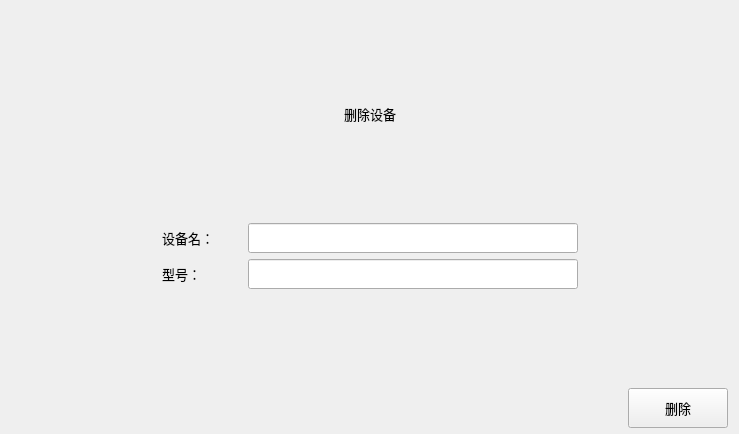
<?xml version="1.0" encoding="UTF-8"?>
<ui version="4.0">
 <class>adminDeleteDevice</class>
 <widget class="QWidget" name="adminDeleteDevice">
  <property name="geometry">
   <rect>
    <x>0</x>
    <y>0</y>
    <width>739</width>
    <height>434</height>
   </rect>
  </property>
  <property name="windowTitle">
   <string>Form</string>
  </property>
  <layout class="QGridLayout" name="gridLayout">
   <item row="0" column="0">
    <layout class="QVBoxLayout" name="verticalLayout">
     <item>
      <spacer name="verticalSpacer_2">
       <property name="orientation">
        <enum>Qt::Vertical</enum>
       </property>
       <property name="sizeHint" stdset="0">
        <size>
         <width>509</width>
         <height>13</height>
        </size>
       </property>
      </spacer>
     </item>
     <item>
      <layout class="QHBoxLayout" name="horizontalLayout_4">
       <item>
        <spacer name="horizontalSpacer_8">
         <property name="orientation">
          <enum>Qt::Horizontal</enum>
         </property>
         <property name="sizeHint" stdset="0">
          <size>
           <width>40</width>
           <height>20</height>
          </size>
         </property>
        </spacer>
       </item>
       <item>
        <widget class="QLabel" name="label_3">
         <property name="minimumSize">
          <size>
           <width>200</width>
           <height>30</height>
          </size>
         </property>
         <property name="maximumSize">
          <size>
           <width>200</width>
           <height>30</height>
          </size>
         </property>
         <property name="font">
          <font>
           <family>微软雅黑</family>
           <pointsize>10</pointsize>
           <weight>50</weight>
           <bold>false</bold>
          </font>
         </property>
         <property name="text">
          <string>删除设备</string>
         </property>
         <property name="alignment">
          <set>Qt::AlignCenter</set>
         </property>
        </widget>
       </item>
       <item>
        <spacer name="horizontalSpacer_9">
         <property name="orientation">
          <enum>Qt::Horizontal</enum>
         </property>
         <property name="sizeHint" stdset="0">
          <size>
           <width>40</width>
           <height>20</height>
          </size>
         </property>
        </spacer>
       </item>
      </layout>
     </item>
     <item>
      <spacer name="verticalSpacer_4">
       <property name="orientation">
        <enum>Qt::Vertical</enum>
       </property>
       <property name="sizeHint" stdset="0">
        <size>
         <width>509</width>
         <height>13</height>
        </size>
       </property>
      </spacer>
     </item>
     <item>
      <layout class="QHBoxLayout" name="horizontalLayout_10">
       <item>
        <spacer name="horizontalSpacer_5">
         <property name="orientation">
          <enum>Qt::Horizontal</enum>
         </property>
         <property name="sizeHint" stdset="0">
          <size>
           <width>40</width>
           <height>20</height>
          </size>
         </property>
        </spacer>
       </item>
       <item>
        <widget class="QLabel" name="label_8">
         <property name="minimumSize">
          <size>
           <width>80</width>
           <height>30</height>
          </size>
         </property>
         <property name="maximumSize">
          <size>
           <width>80</width>
           <height>30</height>
          </size>
         </property>
         <property name="font">
          <font>
           <family>微软雅黑</family>
           <pointsize>10</pointsize>
           <weight>50</weight>
           <bold>false</bold>
          </font>
         </property>
         <property name="text">
          <string>设备名：</string>
         </property>
        </widget>
       </item>
       <item>
        <widget class="QLineEdit" name="Devicename">
         <property name="minimumSize">
          <size>
           <width>330</width>
           <height>30</height>
          </size>
         </property>
         <property name="maximumSize">
          <size>
           <width>330</width>
           <height>30</height>
          </size>
         </property>
         <property name="font">
          <font>
           <family>微软雅黑</family>
           <pointsize>10</pointsize>
           <weight>50</weight>
           <bold>false</bold>
          </font>
         </property>
        </widget>
       </item>
       <item>
        <spacer name="horizontalSpacer_22">
         <property name="orientation">
          <enum>Qt::Horizontal</enum>
         </property>
         <property name="sizeHint" stdset="0">
          <size>
           <width>40</width>
           <height>20</height>
          </size>
         </property>
        </spacer>
       </item>
      </layout>
     </item>
     <item>
      <layout class="QHBoxLayout" name="horizontalLayout">
       <item>
        <spacer name="horizontalSpacer_4">
         <property name="orientation">
          <enum>Qt::Horizontal</enum>
         </property>
         <property name="sizeHint" stdset="0">
          <size>
           <width>40</width>
           <height>20</height>
          </size>
         </property>
        </spacer>
       </item>
       <item>
        <widget class="QLabel" name="label_2">
         <property name="minimumSize">
          <size>
           <width>80</width>
           <height>30</height>
          </size>
         </property>
         <property name="maximumSize">
          <size>
           <width>80</width>
           <height>30</height>
          </size>
         </property>
         <property name="font">
          <font>
           <family>微软雅黑</family>
           <pointsize>10</pointsize>
           <weight>50</weight>
           <bold>false</bold>
          </font>
         </property>
         <property name="text">
          <string>型号：</string>
         </property>
        </widget>
       </item>
       <item>
        <widget class="QLineEdit" name="DeviceType">
         <property name="minimumSize">
          <size>
           <width>330</width>
           <height>30</height>
          </size>
         </property>
         <property name="maximumSize">
          <size>
           <width>330</width>
           <height>30</height>
          </size>
         </property>
         <property name="font">
          <font>
           <family>微软雅黑</family>
           <pointsize>10</pointsize>
           <weight>50</weight>
           <bold>false</bold>
          </font>
         </property>
        </widget>
       </item>
       <item>
        <spacer name="horizontalSpacer_7">
         <property name="orientation">
          <enum>Qt::Horizontal</enum>
         </property>
         <property name="sizeHint" stdset="0">
          <size>
           <width>40</width>
           <height>20</height>
          </size>
         </property>
        </spacer>
       </item>
      </layout>
     </item>
     <item>
      <layout class="QHBoxLayout" name="horizontalLayout_2"/>
     </item>
     <item>
      <spacer name="verticalSpacer">
       <property name="orientation">
        <enum>Qt::Vertical</enum>
       </property>
       <property name="sizeHint" stdset="0">
        <size>
         <width>14</width>
         <height>13</height>
        </size>
       </property>
      </spacer>
     </item>
     <item>
      <layout class="QHBoxLayout" name="horizontalLayout_5">
       <item>
        <spacer name="horizontalSpacer_10">
         <property name="orientation">
          <enum>Qt::Horizontal</enum>
         </property>
         <property name="sizeHint" stdset="0">
          <size>
           <width>40</width>
           <height>20</height>
          </size>
         </property>
        </spacer>
       </item>
       <item>
        <widget class="QPushButton" name="btnDelete">
         <property name="minimumSize">
          <size>
           <width>100</width>
           <height>40</height>
          </size>
         </property>
         <property name="maximumSize">
          <size>
           <width>80</width>
           <height>30</height>
          </size>
         </property>
         <property name="font">
          <font>
           <family>微软雅黑</family>
           <pointsize>10</pointsize>
           <weight>50</weight>
           <bold>false</bold>
          </font>
         </property>
         <property name="text">
          <string>删除</string>
         </property>
        </widget>
       </item>
      </layout>
     </item>
    </layout>
   </item>
  </layout>
 </widget>
 <resources/>
 <connections/>
</ui>
